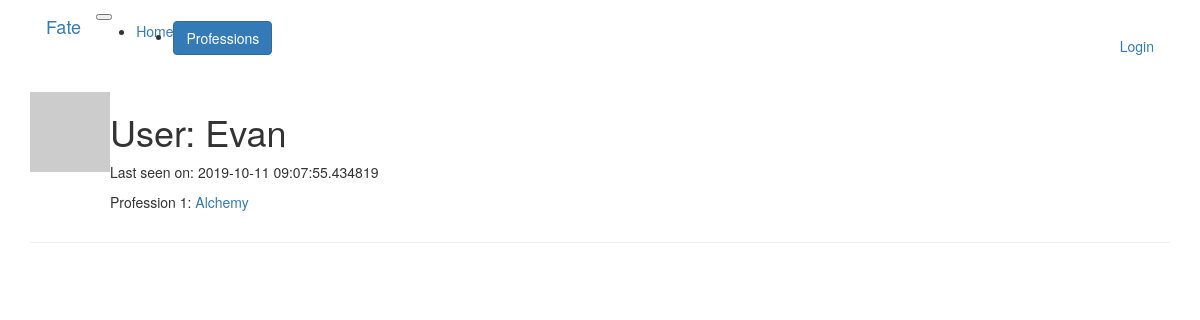
Before: /user/Evan with the older database file.
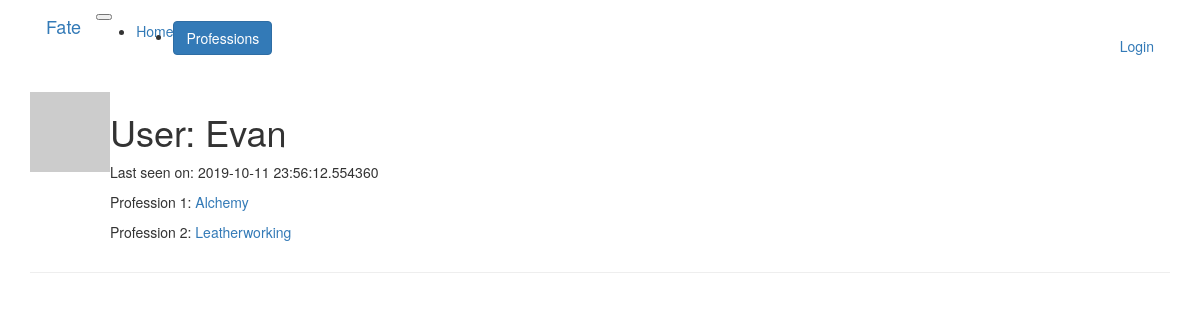
After: the same page with the newer database file.
### app/models.py (models this page shows, shortened)
class User(UserMixin, db.Model):
    id = db.Column(db.Integer, primary_key=True)
    username = db.Column(db.String(64), index=True, unique=True)
    email = db.Column(db.String(120), index=True, unique=True)
    password_hash = db.Column(db.String(128))
    about_me = db.Column(db.String(140))
    last_seen = db.Column(db.DateTime, default=datetime.utcnow)
    profession_one = db.Column(db.String(128), default='None')
    profession_two = db.Column(db.String(128), default='None')
    known_recipes = db.relationship(
        'ProfessionItem',
        secondary=user_recipes,
        primaryjoin=(user_recipes.c.user_id==id),
        lazy='dynamic'
    )
    def avatar(self, size):
        digest = md5(self.email.lower().encode('utf-8')).hexdigest()
        return 'https://www.gravatar.com/avatar/{}?d=identicon&s={}'.format(
            digest, size)

### app/routes.py (the view)
@app.route('/user/<username>')
def user(username):
    user = User.query.filter_by(username=username).first_or_404()
    return render_template('user.html', user=user)

### app/routes.py (called while the page is built)
@app.before_request
def before_request():
    if current_user.is_authenticated:
        current_user.last_seen = datetime.utcnow()
        db.session.commit()

### app/templates/user.html (shortened to what this page needs)
{% extends "base.html" %}
{% block app_content %}
    <table>
        <tr valign="top">
            <td><img src="{{ user.avatar(128) }}"></td>
            <td>
                <h1>User: {{ user.username }}</h1>
                {% if user.last_seen %}<p>Last seen on: {{ user.last_seen }}</p>{% endif %}
                {% if user.profession_one != 'None' %}<p>Profession 1: <a href="{{ url_for('recipes', profession=user.profession_one) }}">{{ user.profession_one }}</a></p>{% endif %}
                {% if user.profession_two != 'None' %}<p>Profession 2: <a href="{{ url_for('recipes', profession=user.profession_two) }}">{{ user.profession_two }}</a></p>{% endif %}
            </td>
        </tr>
    </table>
    <hr>
{% endblock %}

### app/templates/base.html (shortened to what this page needs)
{% extends 'bootstrap/base.html' %}
{% block navbar %}
    <div class="container">
        <nav class="navbar navbar-expand-lg navbar-dark bg-dark">
            <a class="navbar-brand" href="{{ url_for('index') }}">Fate</a>
            <button class="navbar-toggler" type="button" data-toggle="collapse" data-target="#navbarText" aria-controls="navbarText" aria-expanded="false" aria-label="Toggle navigation">
            </button>
            <div class="collapse navbar-collapse" id="navbarText">
                <ul class="navbar-nav mr-auto">
                    <li class="nav-item"><a class="nav-link" href="{{ url_for('index') }}">Home</a></li>
                    <li>
                        <div class="dropdown">
                            <button class="btn btn-primary dropdown-toggle" type="button" id="dropdownMenuButton" data-toggle="dropdown" aria-haspopup="true" aria-expanded="false">
                                Professions
                            </button>
                        </div>
                    </li>
                </ul>
                <ul class="nav navbar-nav navbar-right">
                    {% if current_user.is_anonymous %}
                    <li class="nav-item"><a class="nav-link" href="{{ url_for('login') }}">Login</a></li>
                    {% else %}
                    <li class="nav-item"><a class="nav-link" href="{{ url_for('user', username=current_user.username) }}">Profile</a></li>
                    <li class="nav-item"><a class="nav-link" href="{{ url_for('logout') }}">Logout</a></li>
                    {% endif %}
                </ul>
            </div>
        </nav>
    </div>
{% endblock %}
{% block content %}
    <div class="container">
        {% block app_content %}{% endblock %}
    </div>
{% endblock %}

Changed rows visible on the page:
changed User "Evan": last_seen "2019-10-11 09:07:55.434819" → "2019-10-11 23:56:12.554360"; profession_two (not shown) → "Leatherworking"
Other visible differences:
text now shown: "Profession 2:"
